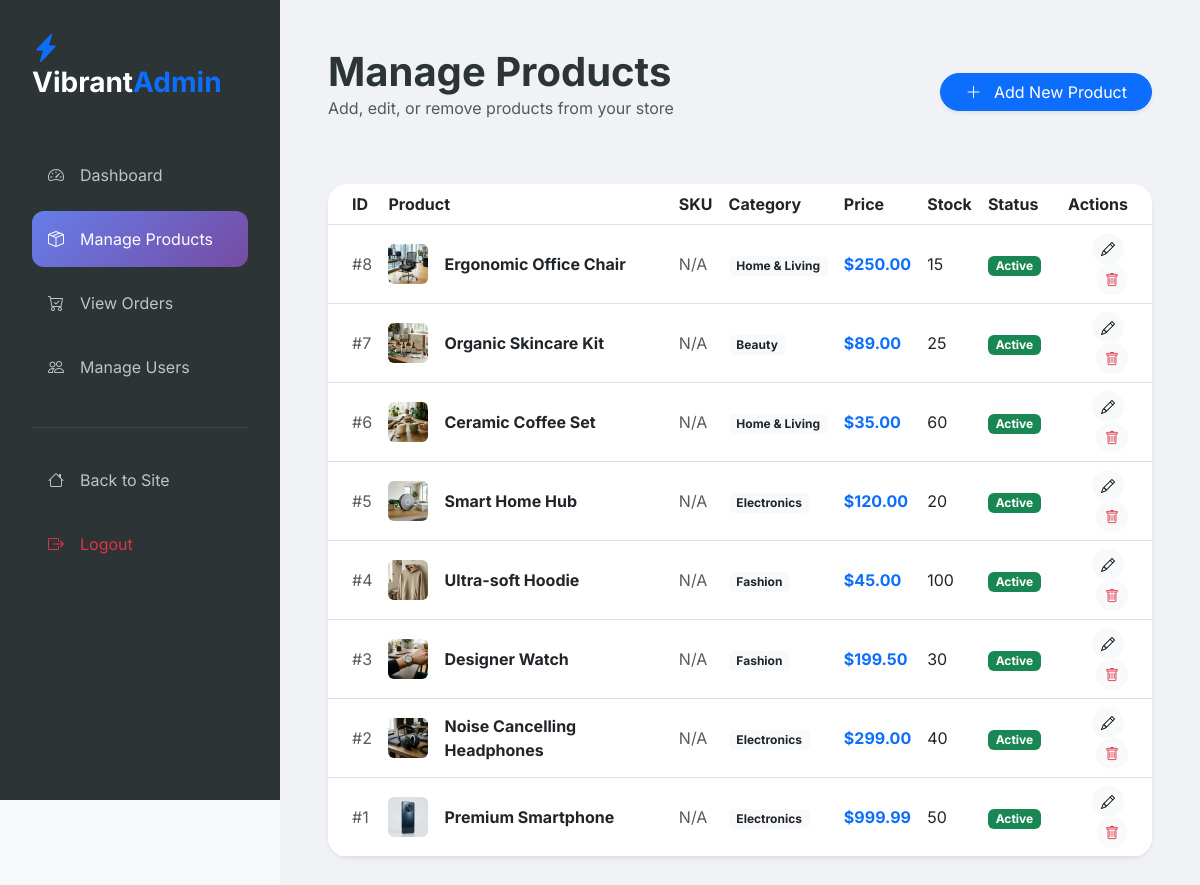
Screenshot of /admin/manage-products.php (signed in) with the database file from the repository.
### tables this page shows
CREATE TABLE IF NOT EXISTS products (
    id INT AUTO_INCREMENT PRIMARY KEY,
    name VARCHAR(255) NOT NULL,
    description TEXT,
    price DECIMAL(10, 2) NOT NULL,
    discount_price DECIMAL(10, 2) DEFAULT NULL,
    brand VARCHAR(100) DEFAULT NULL,
    sku VARCHAR(100) UNIQUE DEFAULT NULL,
    stock INT NOT NULL DEFAULT 0,
    category_id INT,
    image VARCHAR(255),
    specifications TEXT DEFAULT NULL,
    status ENUM('active', 'inactive') DEFAULT 'active',
    created_at TIMESTAMP DEFAULT CURRENT_TIMESTAMP,
    updated_at TIMESTAMP DEFAULT CURRENT_TIMESTAMP ON UPDATE CURRENT_TIMESTAMP,
    FOREIGN KEY (category_id) REFERENCES categories(id) ON DELETE SET NULL
);

CREATE TABLE IF NOT EXISTS categories (
    id INT AUTO_INCREMENT PRIMARY KEY,
    name VARCHAR(100) NOT NULL,
    icon VARCHAR(50),
    status ENUM('active', 'inactive') DEFAULT 'active',
    updated_at TIMESTAMP DEFAULT CURRENT_TIMESTAMP ON UPDATE CURRENT_TIMESTAMP
);

### admin/manage-products.php (the view, shortened to what this page needs)
<?php
require_once '../includes/db_connect.php';
$products = mysqli_query($conn, "SELECT p.*, c.name as cat_name FROM products p JOIN categories c ON p.category_id = c.id ORDER BY p.id DESC");
?>
<!DOCTYPE html>
<html lang="en">
<head>
    <link href="https://cdn.jsdelivr.net/npm/bootstrap@5.3.0/dist/css/bootstrap.min.css" rel="stylesheet">
    <link rel="stylesheet" href="https://cdn.jsdelivr.net/npm/bootstrap-icons@1.11.1/font/bootstrap-icons.css">
    <link rel="stylesheet" href="../assets/css/style.css">
</head>
<body>
<div class="admin-sidebar">
    <h3 class="fw-bold mb-5"><i class="bi bi-lightning-charge-fill text-primary"></i> Vibrant<span class="text-primary">Admin</span></h3>
    <nav class="nav flex-column">
        <a class="nav-link" href="dashboard.php"><i class="bi bi-speedometer2 me-3"></i> Dashboard</a>
        <a class="nav-link active" href="manage-products.php"><i class="bi bi-box-seam me-3"></i> Manage Products</a>
        <a class="nav-link" href="manage-orders.php"><i class="bi bi-cart-check me-3"></i> View Orders</a>
        <a class="nav-link" href="manage-users.php"><i class="bi bi-people me-3"></i> Manage Users</a>
        <hr class="my-4 text-secondary">
        <a class="nav-link" href="../index.php"><i class="bi bi-house me-3"></i> Back to Site</a>
        <a class="nav-link text-danger" href="../auth/logout.php"><i class="bi bi-box-arrow-right me-3"></i> Logout</a>
    </nav>
</div>
<main class="admin-main">
    <div class="d-flex justify-content-between align-items-center mb-5">
        <div>
            <h1 class="fw-bold mb-0">Manage Products</h1>
            <p class="text-muted">Add, edit, or remove products from your store</p>
        </div>
        <button class="btn btn-primary rounded-pill px-4 shadow-sm" data-bs-toggle="modal" data-bs-target="#addProductModal">
            <i class="bi bi-plus-lg me-2"></i> Add New Product
        </button>
    </div>
    <div class="card border-0 shadow-sm overflow-hidden" style="border-radius: 20px;">
        <div class="table-responsive">
            <table class="table table-hover align-middle mb-0">
                <thead class="bg-light">
                    <tr>
                        <th class="ps-4">ID</th>
                        <th>Product</th>
                        <th>SKU</th>
                        <th>Category</th>
                        <th>Price</th>
                        <th>Stock</th>
                        <th>Status</th>
                        <th class="pe-4 text-end">Actions</th>
                    </tr>
                </thead>
                <tbody>
                    <?php while($prod = mysqli_fetch_assoc($products)): ?>
                    <tr>
                        <td class="ps-4 text-muted">#<?php echo $prod['id']; ?></td>
                        <td>
                            <div class="d-flex align-items-center">
                                <img src="../<?php echo empty($prod['image']) ? 'assets/images/default.jpg' : $prod['image']; ?>" class="rounded me-3" style="width: 40px; height: 40px; object-fit: cover;">
                                <div class="fw-bold"><?php echo htmlspecialchars($prod['name']); ?></div>
                            </div>
                        </td>
                        <td class="text-muted"><?php echo htmlspecialchars($prod['sku'] ?? 'N/A'); ?></td>
                        <td><span class="badge bg-light text-dark"><?php echo htmlspecialchars($prod['cat_name']); ?></span></td>
                        <td class="fw-bold text-primary">$<?php echo number_format($prod['price'], 2); ?></td>
                        <td>
                            <span class="<?php echo $prod['stock'] < 10 ? 'text-danger fw-bold' : ''; ?>">
                                <?php echo $prod['stock']; ?>
                            </span>
                        </td>
                        <td>
                            <span class="badge <?php echo $prod['status'] == 'active' ? 'bg-success' : 'bg-secondary'; ?>">
                                <?php echo ucfirst($prod['status']); ?>
                            </span>
                        </td>
                        <td class="pe-4 text-end">
                            <button class="btn btn-light btn-sm rounded-pill me-1" onclick='editProduct(<?php echo json_encode($prod); ?>)' title="Edit"><i class="bi bi-pencil"></i></button>
                            <a href="?delete=<?php echo $prod['id']; ?>" class="btn btn-light btn-sm rounded-pill text-danger" onclick="return confirm('Are you sure?')" title="Delete"><i class="bi bi-trash"></i></a>
                        </td>
                    </tr>
                    <?php endwhile; ?>
                </tbody>
            </table>
        </div>
    </div>
</main>
</body>
</html>

### assets/css/style.css (style rules this page uses)
:root { --primary-gradient: linear-gradient(135deg, #667eea 0%, #764ba2 100%); --secondary-gradient: linear-gradient(135deg, #ff9a9e 0%, #fecfef 99%, #fecfef 100%); --accent-color: #ff4e50; --dark-color: #2d3436; --light-color: #f8f9fa; --glass-bg: rgba(255, 255, 255, 0.8); --glass-border: rgba(255, 255, 255, 0.2); --shadow: 0 8px 32px 0 rgba(31, 38, 135, 0.15); }
body { font-family: 'Inter', sans-serif; background-color: var(--light-color); color: var(--dark-color); overflow-x: hidden; }

### admin/manage-products.php (style rules this page uses)
.admin-sidebar { height: 100vh; background: var(--dark-color); color: white; padding: 2rem; position: fixed; width: 280px; }
.admin-main { margin-left: 280px; padding: 3rem; background: #f0f2f5; min-height: 100vh; }
.nav-link { color: rgba(255,255,255,0.7); padding: 1rem; border-radius: 12px; margin-bottom: 0.5rem; display: flex; align-items: center; }
.nav-link:hover, .nav-link.active { background: rgba(255,255,255,0.1); color: white; }
.nav-link.active { background: var(--primary-gradient); }

### rows the page displays
products: id "8", image (picture), name "Ergonomic Office Chair", sku "N/A", category.name "Home & Living", price "250.00", stock "15", status "Active"
products: id "7", image (picture), name "Organic Skincare Kit", sku "N/A", category.name "Beauty", price "89.00", stock "25", status "Active"
products: id "6", image (picture), name "Ceramic Coffee Set", sku "N/A", category.name "Home & Living", price "35.00", stock "60", status "Active"
products: id "5", image (picture), name "Smart Home Hub", sku "N/A", category.name "Electronics", price "120.00", stock "20", status "Active"
products: id "4", image (picture), name "Ultra-soft Hoodie", sku "N/A", category.name "Fashion", price "45.00", stock "100", status "Active"
products: id "3", image (picture), name "Designer Watch", sku "N/A", category.name "Fashion", price "199.50", stock "30", status "Active"
products: id "2", image (picture), name "Noise Cancelling Headphones", sku "N/A", category.name "Electronics", price "299.00", stock "40", status "Active"
products: id "1", image (picture), name "Premium Smartphone", sku "N/A", category.name "Electronics", price "999.99", stock "50", status "Active"
